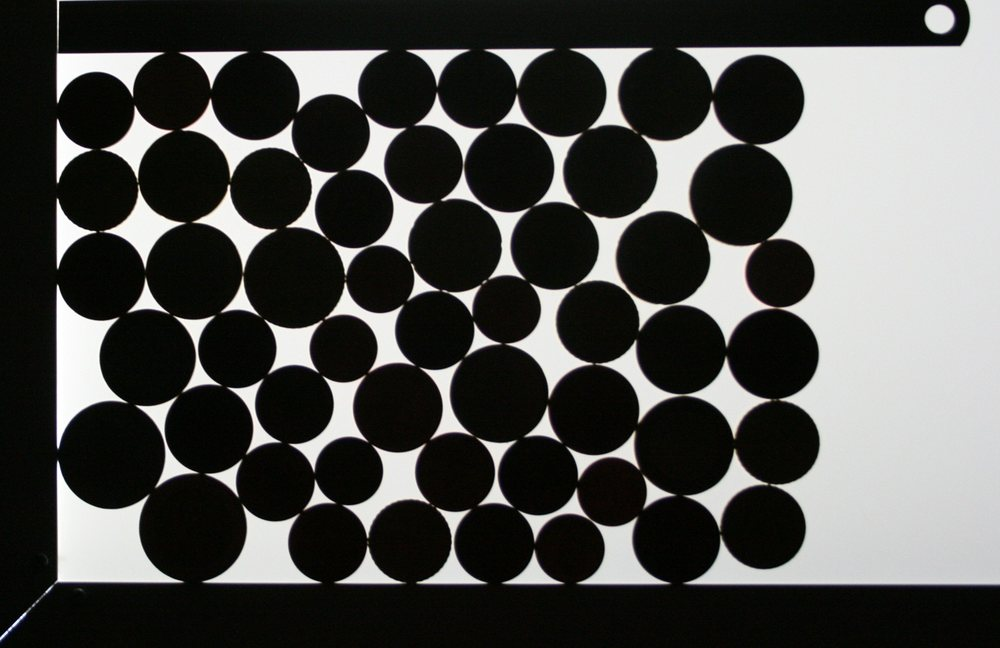
#> input picture _images/coins_black_small.jpg, 1000 x 648 px, found by its file name
$ python plot_segmentation_mycoins.py   (Python 2 division)   (older library calls are emulated)
#> lines starting #> are read from the running program, lines starting #| are printed output that depends on the picture; after the words box and inside, x2 and y2 are one past the last pixel; in counts of white or black regions, pixels touching at a corner belong together; long printed decimals are rounded
import numpy as np
from skimage import io
from skimage import filter
from skimage import morphology
from skimage import segmentation
from skimage import measure
from skimage import draw
import matplotlib.pyplot as plt

img = io.imread('../coins_black_small.jpg', as_grey=True)
#> img: shape (648, 1000) float64; min 0, max 1, mean 0.303
val = filter.threshold_otsu(img)
#> val = 0.459

mask = img < val
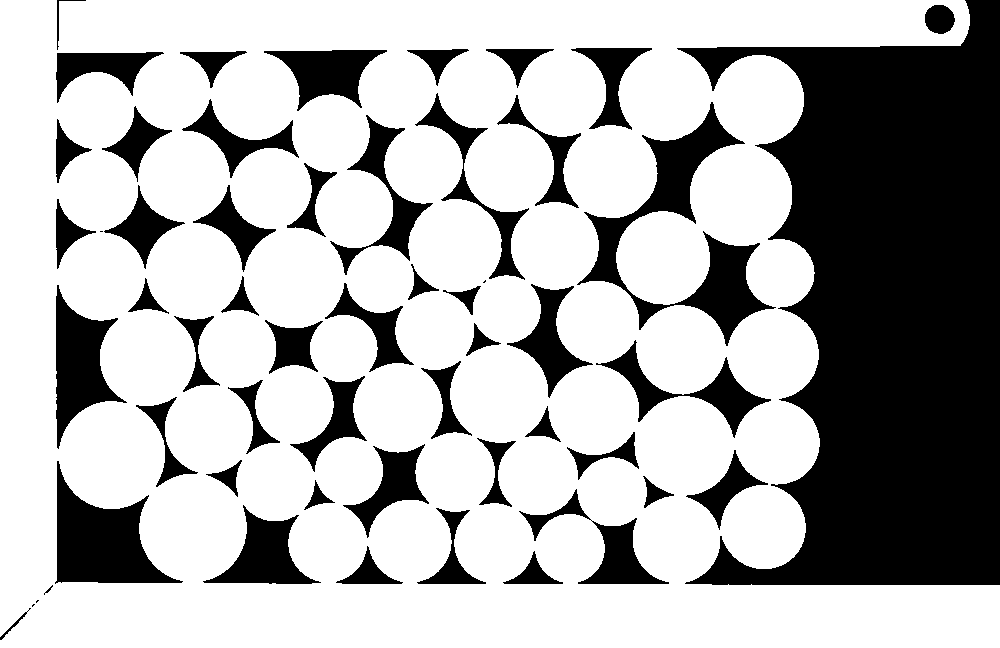
#> mask: shape (648, 1000) bool; 68.8% white; 55 black regions (4 under 20 px), largest, box (x1, y1, x2, y2) and area: (677, 0, 1000, 585) 113190, (577, 102, 776, 346) 11014, (55, 461, 183, 584) 7539

# Compute compacity of granular material
compacity = mask[100:-100, 100:700].mean()
#> compacity = 0.811
print "compacity is ", compacity
#| compacity is  0.8114

# Separate the different coins
erosion = morphology.binary_erosion(mask, morphology.disk(9))
#> erosion: shape (648, 1000) bool; 47.8% white; 54 white regions (1 under 20 px), largest, box (x1, y1, x2, y2) and area: (6, 482, 1000, 648) 59993, (67, 0, 925, 132) 42001, (0, 0, 53, 625) 28822
erosion = morphology.binary_erosion(erosion, morphology.disk(5))
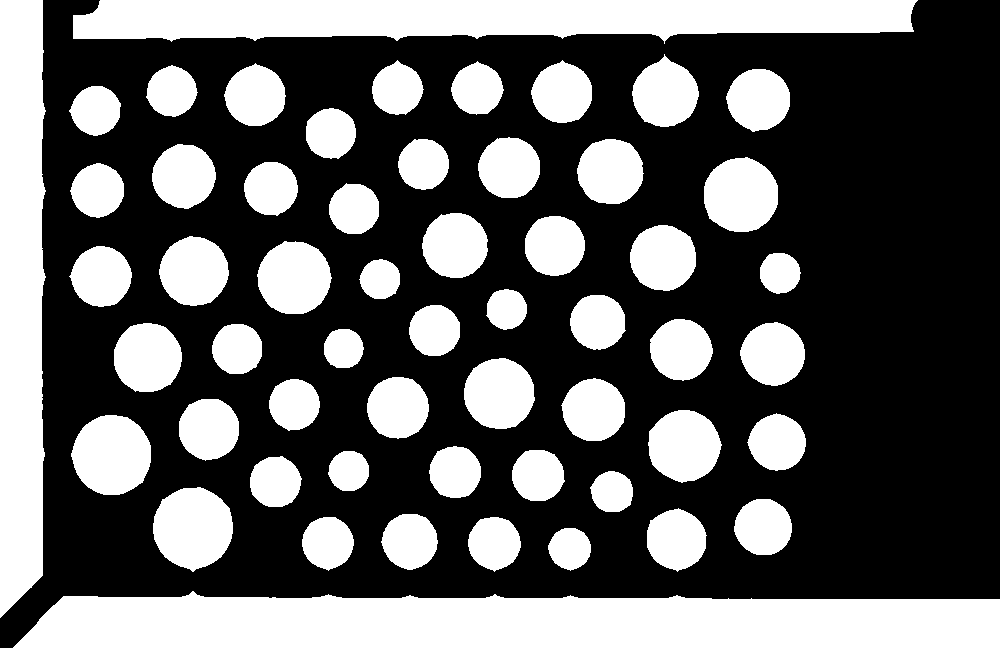
#> erosion: shape (648, 1000) bool; 37.8% white; 56 white regions, largest, box (x1, y1, x2, y2) and area: (13, 591, 1000, 648) 48343, (73, 0, 918, 44) 29608, (0, 0, 46, 618) 25585


labs = morphology.label(erosion, background=0)
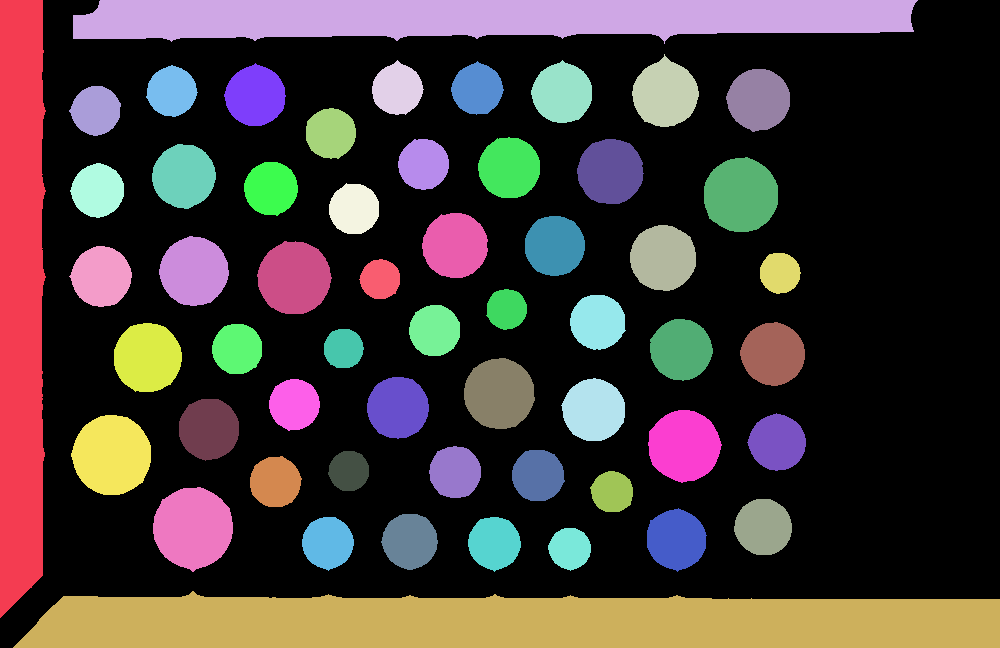
#> labs: shape (648, 1000) int32; 57 distinct labels, from 0 to 56; one colour per label, 0 black
labs += 1
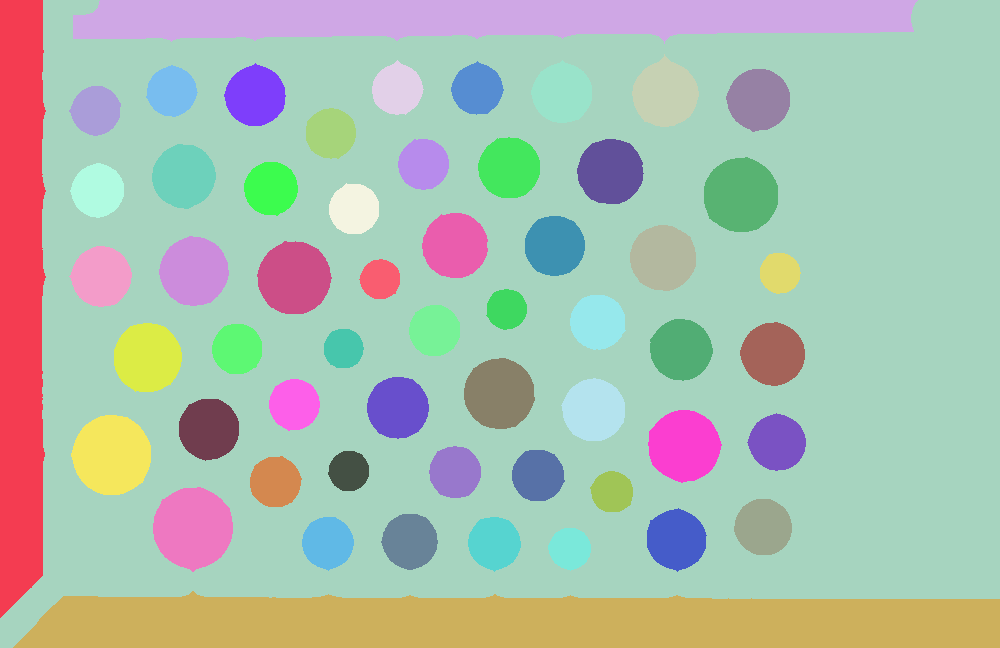
#> labs: shape (648, 1000) int32; 57 distinct labels, from 1 to 57; one colour per label, 0 black

edges = filter.sobel(img)
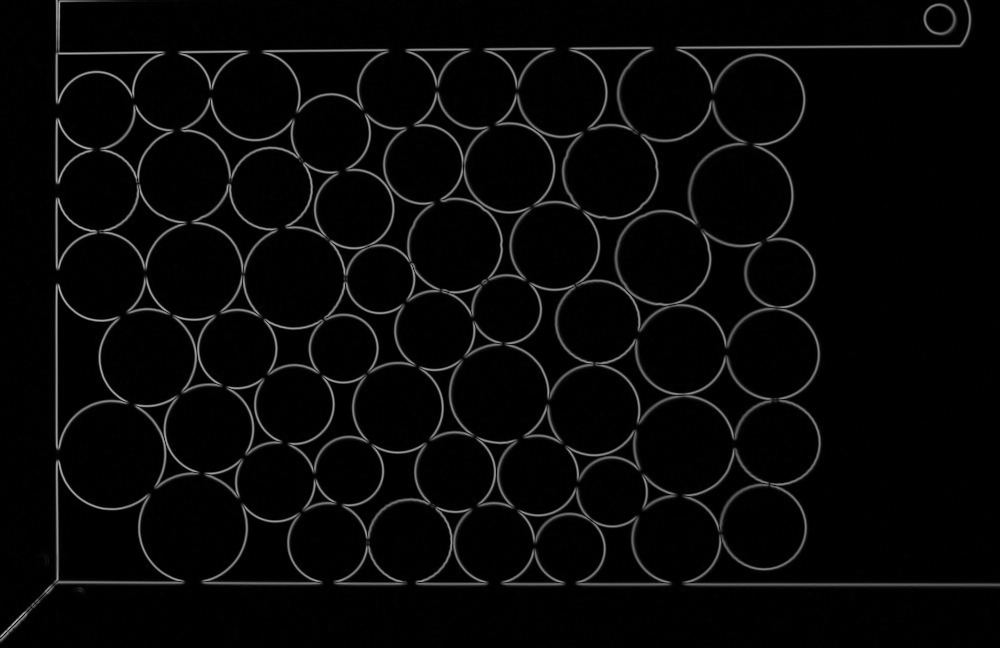
#> edges: shape (648, 1000) float64; min 0, max 0.708, mean 0.0323

regions = morphology.watershed(edges, markers=labs, mask=mask)
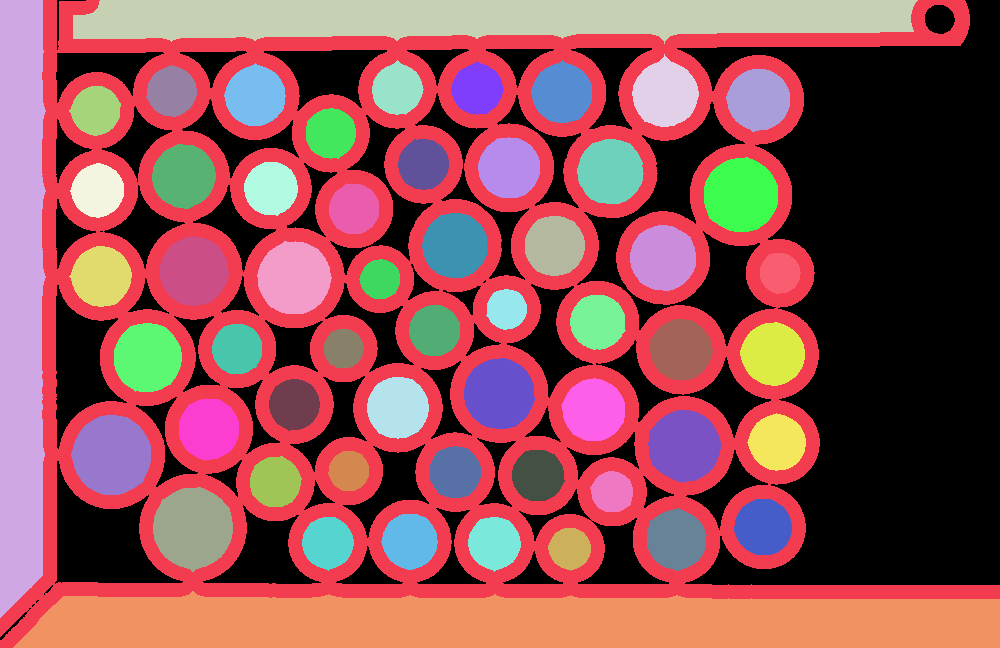
#> regions: shape (648, 1000) int32; 58 distinct labels, from 0 to 57; one colour per label, 0 black

# remove borders
l0, l1 = img.shape
#> l0 = 648; l1 = 1000
indices_borders = [regions[0, 0], regions[0, l1/2], \
                            regions[l0 - 1, l1/2]]
#> indices_borders = [2, 3, 57]

for index in indices_borders:
    regions[regions == index] = 0
#> this loop made 3 passes
#> index on passes 1 to 3: 2, 3, 57
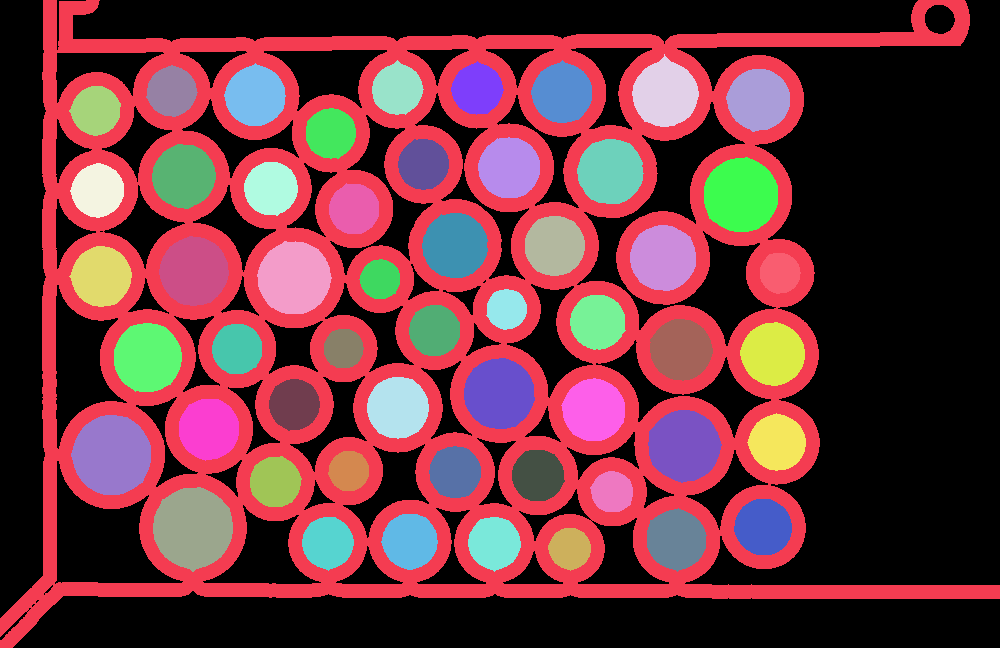
#> regions: shape (648, 1000) int32; 55 distinct labels, from 0 to 56; one colour per label, 0 black

#> (the run stopped early here; a loop or call above may not have finished)
